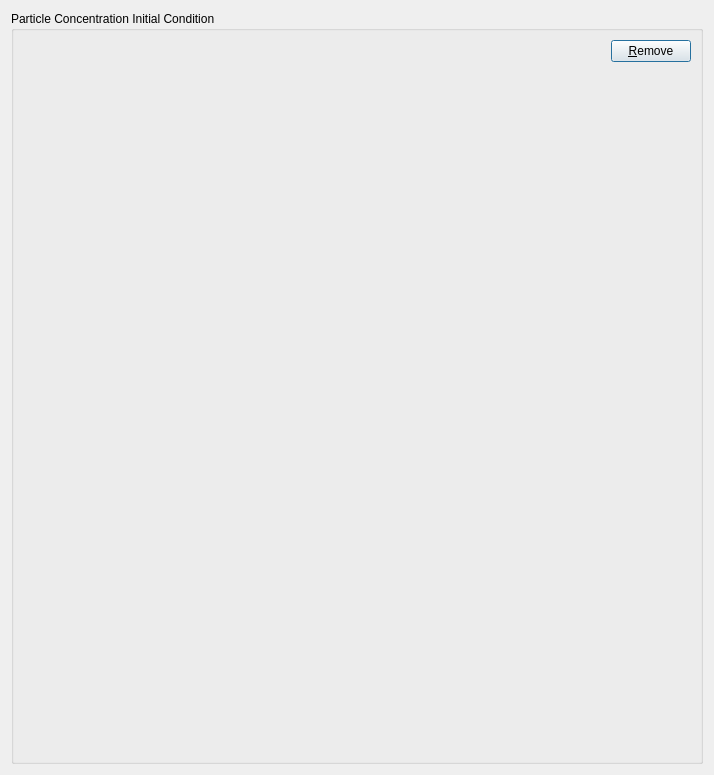
<?xml version="1.0" encoding="UTF-8"?>
<ui version="4.0">
 <class>ParticleWindow</class>
 <widget class="QDialog" name="ParticleWindow">
  <property name="windowModality">
   <enum>Qt::ApplicationModal</enum>
  </property>
  <property name="geometry">
   <rect>
    <x>0</x>
    <y>0</y>
    <width>714</width>
    <height>775</height>
   </rect>
  </property>
  <property name="windowTitle">
   <string>Dialog</string>
  </property>
  <layout class="QHBoxLayout" name="horizontalLayout_4">
   <item>
    <widget class="QGroupBox" name="groupBox">
     <property name="sizePolicy">
      <sizepolicy hsizetype="Expanding" vsizetype="Expanding">
       <horstretch>0</horstretch>
       <verstretch>0</verstretch>
      </sizepolicy>
     </property>
     <property name="autoFillBackground">
      <bool>false</bool>
     </property>
     <property name="title">
      <string>Particle Concentration Initial Condition</string>
     </property>
     <layout class="QVBoxLayout" name="verticalLayout_3">
      <item>
       <layout class="QVBoxLayout" name="verticalLayout">
        <item>
         <layout class="QHBoxLayout" name="horizontalLayout">
          <item>
           <spacer name="horizontalSpacer">
            <property name="orientation">
             <enum>Qt::Horizontal</enum>
            </property>
            <property name="sizeHint" stdset="0">
             <size>
              <width>32</width>
              <height>20</height>
             </size>
            </property>
           </spacer>
          </item>
          <item>
           <widget class="QPushButton" name="pushButton">
            <property name="text">
             <string>&amp;Remove</string>
            </property>
           </widget>
          </item>
         </layout>
        </item>
       </layout>
      </item>
      <item>
       <layout class="QVBoxLayout" name="verticalLayout_2">
        <item>
         <layout class="QHBoxLayout" name="horizontalLayout_3"/>
        </item>
        <item>
         <spacer name="verticalSpacer">
          <property name="orientation">
           <enum>Qt::Vertical</enum>
          </property>
          <property name="sizeHint" stdset="0">
           <size>
            <width>20</width>
            <height>40</height>
           </size>
          </property>
         </spacer>
        </item>
       </layout>
      </item>
     </layout>
    </widget>
   </item>
  </layout>
  <action name="action_Remove">
   <property name="text">
    <string>&amp;Remove</string>
   </property>
  </action>
 </widget>
 <resources/>
 <connections/>
</ui>
